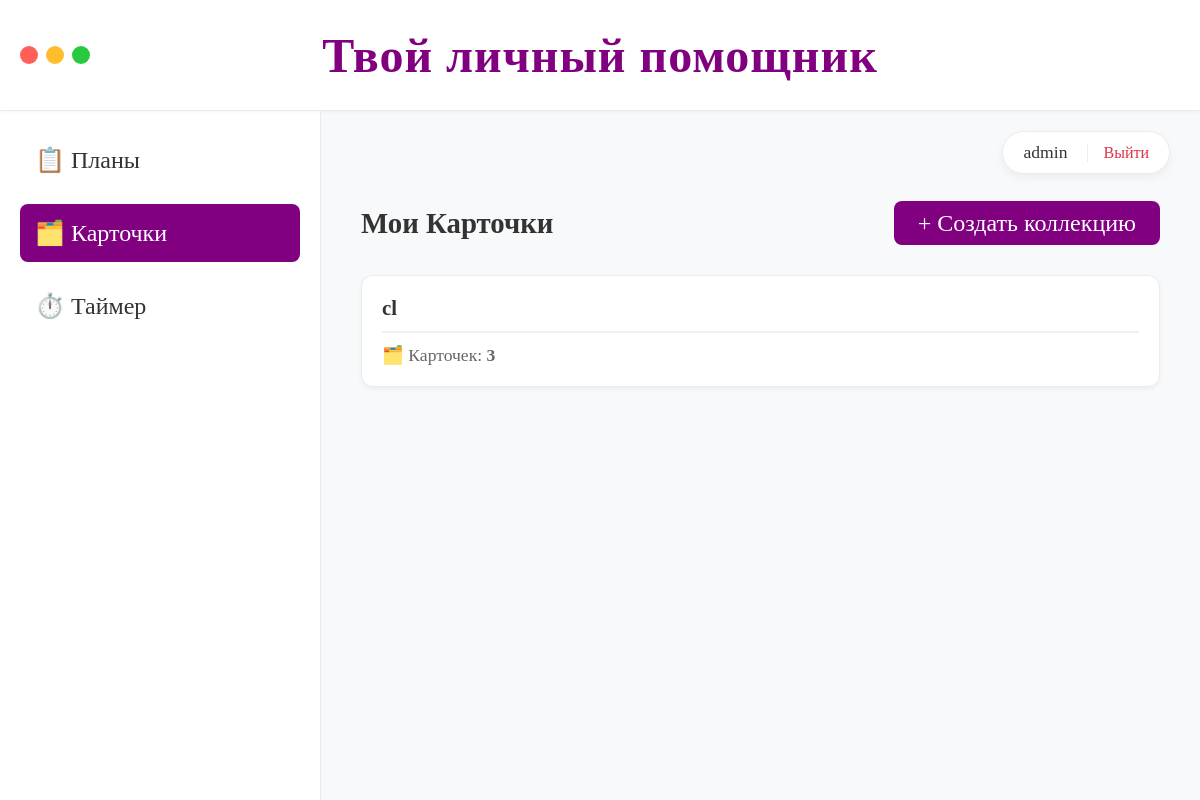
The app's page /flashcards/ (signed in), older data.
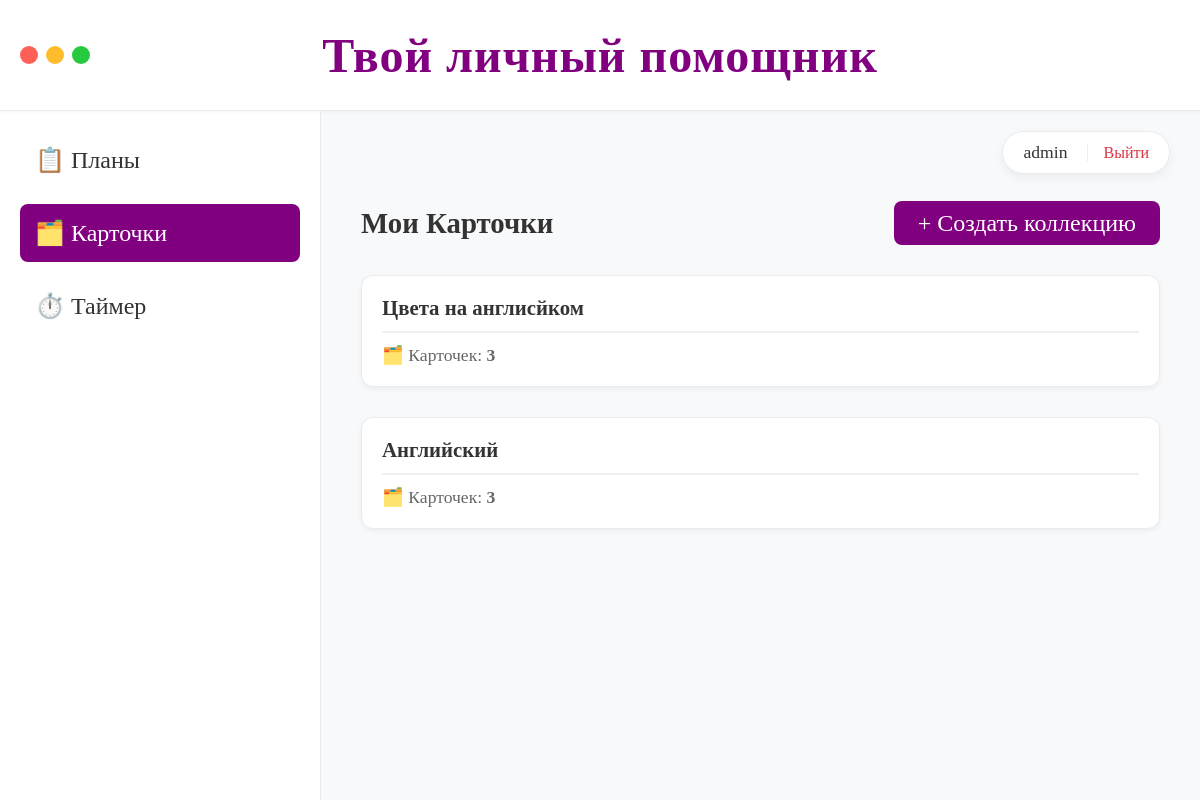
The same page, newer data.
### tasks/models.py (models this page shows, shortened)
class FlashCardCollection(models.Model):
    user = models.ForeignKey(
        User, on_delete=models.CASCADE, related_name='flashcard_collections'
    )
    title = models.CharField(max_length=200)

### tasks/views.py (the view)
# urls.py: path('flashcards/', views.collection_list, name='collection_list'),
@login_required
def collection_list(request):
    collections = FlashCardCollection.objects.filter(user=request.user).order_by('-id')
    return render(request, 'tasks/collection_list.html', {'collections': collections})

### templates/tasks/collection_list.html (shortened to what this page needs)
{% extends 'base.html' %}
{% block content %}
    <div style="display: flex; justify-content: space-between; align-items: center; margin-bottom: 30px;">
        <h2 style="margin: 0; font-size: 1.8rem; color: #333; font-weight: 600;">Мои Карточки</h2>
        <a href="{% url 'collection_create' %}" class="btn" style="font-size: 24px; padding: 10px 24px; line-height: 1;">
            + Создать коллекцию
        </a>
    </div>
    <div style="display: flex; flex-direction: column; gap: 15px; max-width: 900px;">
        {% for collection in collections %}
            <div class="card">
                <h3 style="margin: 0 0 10px 0; font-size: 1.3rem; line-height: 1.2;">
                    <a href="{% url 'collection_detail' collection.id %}" style="text-decoration: none; color: inherit; transition: color 0.2s;">
                        {{ collection.title }}
                    </a>
                </h3>
                <div style="font-size: 1.1rem; color: #666; border-top: 2px solid #f0f0f0; padding-top: 12px; display: flex; gap: 20px;">
                    <span>🗂️ Карточек: <b>{{ collection.cards.count }}</b></span>
                </div>
            </div>
        {% empty %}
            <div style="text-align: center; padding: 60px; color: #999; background: white; border-radius: 12px; border: 2px dashed #ddd;">
                <p style="font-size: 1.5rem; margin-bottom: 10px;">У вас пока нет коллекций.</p>
                <p style="font-size: 1.2rem;">Создайте первую, чтобы начать учить!</p>
            </div>
        {% endfor %}
    </div>
{% endblock %}

Row changes from the older to the newer data that the page shows:
removed FlashCardCollection: title "cl", cards.count "3"
added FlashCardCollection: title "Цвета на англисйком", cards.count "3"
added FlashCardCollection: title "Английский", cards.count "3"
